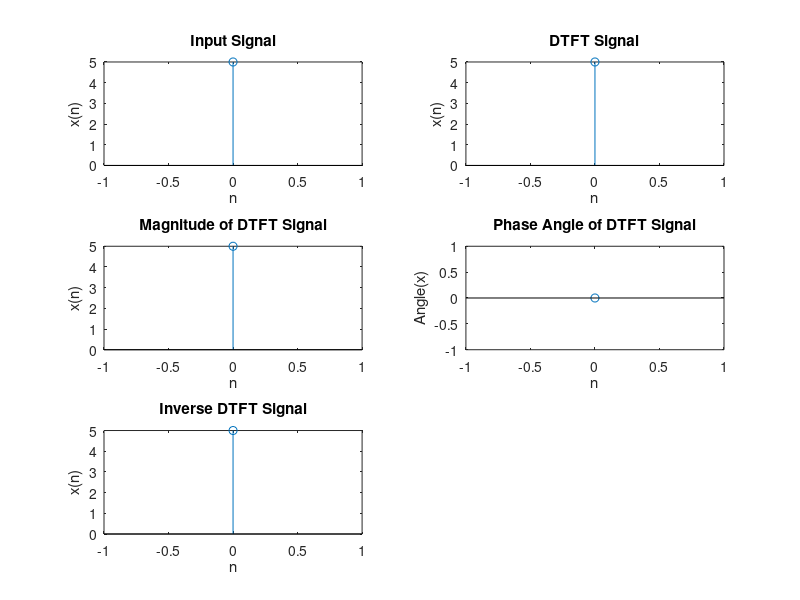

Write MATLAB code to recreate this figure.
clc;
close all;
clear all;
pkg load signal;


%Getting the signal
x = input('Enter Amplitude of Input sequence x(n) : ');
l = length(x);
t = 1:l;

subplot(3, 2, 1);
stem(t-1, x);
xlabel('n');
ylabel('x(n)');
title('Input Signal');
dt = zeros(1, l);
idft = zeros(1, l);


%Discrete Fourier Transform
for k = 0:l-1
  for n = 0:l-1
    dt(k+1) = dt(k+1) + exp(i*2*k*n*pi/l)*x(n+1)
  endfor
endfor

subplot(3, 2, 2);
stem(t-1, dt);
ylabel('x(n)');
xlabel('n');
title('DTFT Signal');


%Magnitude of DTFT
m = abs(dt);
subplot(3, 2, 3);
stem(t-1, m);
ylabel('x(n)');
xlabel('n');
title('Magnitude of DTFT Signal');


%Phase of DTFT
ph = angle(dt);
subplot(3, 2, 4);
stem(t-1, ph);
ylabel('Angle(x)');
xlabel('n');
title('Phase Angle of DTFT Signal');


%Inverse Discrete Transform
for k = 0:l-1
  for n = 0: l-1
    idft(k+1) = (idft(k+1) + exp(-1*i*2*k*n*pi/l)*dt(n+1));
  endfor
endfor

idft = idft./l;
subplot(3, 2, 5);
stem(t-1, idft);
ylabel('x(n)');
xlabel('n');
title('Inverse DTFT Signal');

